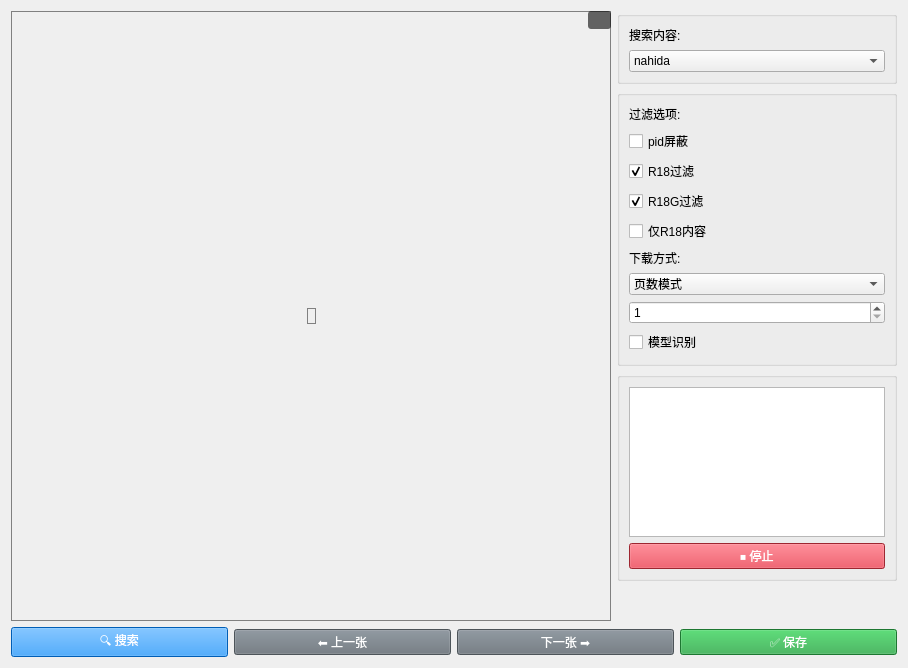
      <widget class="QWidget" name="tab2">
       <layout class="QVBoxLayout" name="tab2_layout">
        <item>
         <layout class="QHBoxLayout" name="content_layout2">
          <item>
           <layout class="QVBoxLayout" name="left_layout2">
            <item>
             <widget class="QWidget" name="image_container2" native="true">
              <property name="minimumSize">
               <size>
                <width>600</width>
                <height>500</height>
               </size>
              </property>
              <layout class="QGridLayout" name="container_layout2">
               <property name="leftMargin">
                <number>0</number>
               </property>
               <property name="topMargin">
                <number>0</number>
               </property>
               <property name="rightMargin">
                <number>0</number>
               </property>
               <property name="bottomMargin">
                <number>0</number>
               </property>
               <item row="0" column="0">
                <widget class="QScrollArea" name="scroll_area2">
                 <property name="styleSheet">
                  <string notr="true">border: 1px solid gray;</string>
                 </property>
                 <property name="widgetResizable">
                  <bool>false</bool>
                 </property>
                 <property name="alignment">
                  <set>Qt::AlignCenter</set>
                 </property>
                 <property name="horizontalScrollBarPolicy">
                  <enum>Qt::ScrollBarAlwaysOff</enum>
                 </property>
                 <property name="verticalScrollBarPolicy">
                  <enum>Qt::ScrollBarAlwaysOff</enum>
                 </property>
                 <widget class="QLabel" name="image_label2">
                  <property name="text">
                   <string/>
                  </property>
                  <property name="alignment">
                   <set>Qt::AlignCenter</set>
                  </property>
                 </widget>
                </widget>
               </item>
               <item row="0" column="0" alignment="Qt::AlignRight|Qt::AlignTop">
                <widget class="QLabel" name="filename_label2">
                 <property name="styleSheet">
                  <string notr="true">background-color: rgba(0,0,0,150);
color: white;
padding: 2px 8px;
border-radius: 3px;
font-size: 12px;</string>
                 </property>
                 <property name="text">
                  <string/>
                 </property>
                 <property name="alignment">
                  <set>Qt::AlignRight|Qt::AlignVCenter</set>
                 </property>
                </widget>
               </item>
              </layout>
             </widget>
            </item>
           </layout>
          </item>
          <item>
           <layout class="QVBoxLayout" name="right_layout2">
            <item>
             <widget class="QGroupBox" name="search_setting_group2">
              <property name="title">
               <string/>
              </property>
              <layout class="QVBoxLayout" name="search_content_layout2">
               <item>
                <widget class="QLabel" name="label_search_content2">
                 <property name="text">
                  <string>搜索内容:</string>
                 </property>
                </widget>
               </item>
               <item>
                <widget class="QComboBox" name="search_box2">
                 <item>
                  <property name="text">
                   <string>nahida</string>
                  </property>
                 </item>
                 <item>
                  <property name="text">
                   <string>纳西妲</string>
                  </property>
                 </item>
                 <item>
                  <property name="text">
                   <string>ナヒーダ</string>
                  </property>
                 </item>
                </widget>
               </item>
              </layout>
             </widget>
            </item>
            <item>
             <widget class="QGroupBox" name="filter_group2">
              <property name="title">
               <string/>
              </property>
              <layout class="QVBoxLayout" name="filter_layout2">
               <item>
                <widget class="QLabel" name="label_filter2">
                 <property name="text">
                  <string>过滤选项:</string>
                 </property>
                </widget>
               </item>
               <item>
                <widget class="QCheckBox" name="pid_filter_checkbox2">
                 <property name="text">
                  <string>pid屏蔽</string>
                 </property>
                </widget>
               </item>
               <item>
                <widget class="QCheckBox" name="r18_checkbox2">
                 <property name="text">
                  <string>R18过滤</string>
                 </property>
                 <property name="checked">
                  <bool>true</bool>
                 </property>
                </widget>
               </item>
               <item>
                <widget class="QCheckBox" name="r18g_checkbox2">
                 <property name="text">
                  <string>R18G过滤</string>
                 </property>
                 <property name="checked">
                  <bool>true</bool>
                 </property>
                </widget>
               </item>
               <item>
                <widget class="QCheckBox" name="r18_only_checkbox2">
                 <property name="text">
                  <string>仅R18内容</string>
                 </property>
                </widget>
               </item>
               <item>
                <widget class="QLabel" name="label_dl_mode2">
                 <property name="text">
                  <string>下载方式:</string>
                 </property>
                </widget>
               </item>
               <item>
                <widget class="QComboBox" name="dl_mode_combo2">
                 <item>
                  <property name="text">
                   <string>页数模式</string>
                  </property>
                 </item>
                 <item>
                  <property name="text">
                   <string>图片张数</string>
                  </property>
                 </item>
                 <item>
                  <property name="text">
                   <string>PID个数</string>
                  </property>
                 </item>
                </widget>
               </item>
               <item>
                <widget class="QSpinBox" name="dl_spin2">
                 <property name="minimum">
                  <number>1</number>
                 </property>
                 <property name="maximum">
                  <number>20</number>
                 </property>
                 <property name="value">
                  <number>1</number>
                 </property>
                </widget>
               </item>
               <item>
                <widget class="QCheckBox" name="model_identify_checkbox2">
                 <property name="text">
                  <string>模型识别</string>
                 </property>
                </widget>
               </item>
              </layout>
             </widget>
            </item>
            <item>
             <widget class="QGroupBox" name="info_group2">
              <property name="title">
               <string/>
              </property>
              <layout class="QVBoxLayout" name="info_layout2">
               <item>
                <widget class="QTextEdit" name="info_box2">
                 <property name="maximumSize">
                  <size>
                   <width>16777215</width>
                   <height>150</height>
                  </size>
                 </property>
                 <property name="readOnly">
                  <bool>true</bool>
                 </property>
                </widget>
               </item>
               <item>
                <widget class="QPushButton" name="stop_btn2">
                 <property name="styleSheet">
                  <string notr="true">background-color: #dc3545; color: white;</string>
                 </property>
                 <property name="text">
                  <string>⏹ 停止</string>
                 </property>
                 <property name="visible">
                  <bool>false</bool>
                 </property>
                </widget>
               </item>
              </layout>
             </widget>
            </item>
            <item>
             <spacer name="right_spacer2">
              <property name="orientation">
               <enum>Qt::Vertical</enum>
              </property>
              <property name="sizeHint" stdset="0">
               <size>
                <width>20</width>
                <height>40</height>
               </size>
              </property>
             </spacer>
            </item>
           </layout>
          </item>
         </layout>
        </item>
        <item>
         <layout class="QHBoxLayout" name="button_layout2">
          <item>
           <widget class="QPushButton" name="search_btn2">
            <property name="styleSheet">
             <string notr="true">background-color: #0084ff; color: white;</string>
            </property>
            <property name="text">
             <string>🔍 搜索</string>
            </property>
           </widget>
          </item>
          <item>
           <widget class="QPushButton" name="prev_btn2">
            <property name="styleSheet">
             <string notr="true">background-color: #6c757d; color: white;</string>
            </property>
            <property name="text">
             <string>⬅ 上一张</string>
            </property>
           </widget>
          </item>
          <item>
           <widget class="QPushButton" name="next_btn2">
            <property name="styleSheet">
             <string notr="true">background-color: #6c757d; color: white;</string>
            </property>
            <property name="text">
             <string>下一张 ➡</string>
            </property>
           </widget>
          </item>
          <item>
           <widget class="QPushButton" name="save_btn2">
            <property name="styleSheet">
             <string notr="true">background-color: #28a745; color: white;</string>
            </property>
            <property name="text">
             <string>✅ 保存</string>
            </property>
           </widget>
          </item>
         </layout>
        </item>
       </layout>
      </widget>
